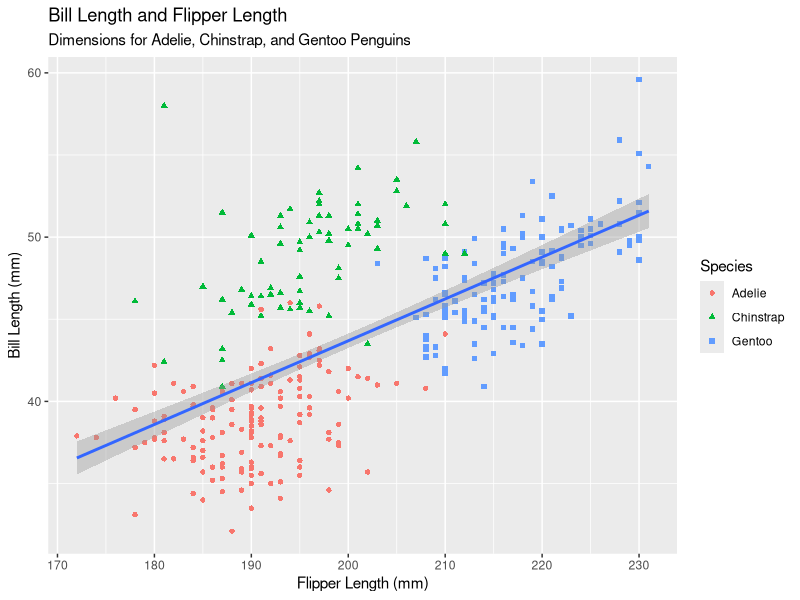

Reproduce this figure in R. (Note: this script raises an error after producing the figure.)
## ---- chunk 1
#| label: setup
#| message: false
library(tidyverse)
library(palmerpenguins)
## ---- chunk 2
# Make your agreed-upon plot here, e.g.:
# penguins |> ggplot(aes(x = species, y = body_mass_g, fill = species)) + geom_boxplot()
## ---- chunk 3
glimpse(penguins)
ggplot(data = penguins, mapping = aes(x=flipper_length_mm, y=bill_length_mm)) + 
  geom_point(mapping = aes(color=species, shape=species)) + 
  geom_smooth(method="lm") + 
  labs(title="Bill Length and Flipper Length", 
       subtitle="Dimensions for Adelie, Chinstrap, and Gentoo Penguins" , 
       x= "Flipper Length (mm)", 
       y= "Bill Length (mm)", 
       color = "Species", 
       shape = "Species")
## ---- chunk 4
penguinsdt |> 
ggplot(aes(x = bill_length_mm, y = body_mass_g, color = species)) +
     geom_point() +
     labs(
          title = "Bill Length and Body Mass Compared by Species",
          x = "Bill Length (mm)",
          y = "Body Mass (g)")
## ---- chunk 5
ggplot(data = penguins, mapping = aes(x = species, y = body_mass_g, fill = species)) +
  geom_boxplot() +
  labs(title = "Body Mass by Species",
       x = "Species",
       y = "Body Mass (g)",
       fill = "Species")
## ---- chunk 6
ggplot(penguins, aes(x = island, fill = species)) +
  geom_bar(position = "dodge") +
  labs(title = "Penguin Count by Island and Species",
       x = "Island", y = "Count")
